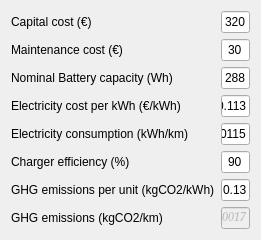
   <widget class="QWidget" name="gridLayoutWidget_4">
    <property name="geometry">
     <rect>
      <x>300</x>
      <y>140</y>
      <width>261</width>
      <height>205</height>
     </rect>
    </property>
    <layout class="QGridLayout" name="gridLayout_4">
     <item row="10" column="1">
      <widget class="QLineEdit" name="ScooteremissionskmCheck">
       <property name="enabled">
        <bool>false</bool>
       </property>
       <property name="font">
        <font>
         <family>Palatino Linotype</family>
         <italic>true</italic>
        </font>
       </property>
       <property name="autoFillBackground">
        <bool>false</bool>
       </property>
       <property name="text">
        <string>0.0017</string>
       </property>
       <property name="alignment">
        <set>Qt::AlignCenter</set>
       </property>
      </widget>
     </item>
     <item row="9" column="1">
      <widget class="QLineEdit" name="ScooteremissionsValue">
       <property name="text">
        <string>0.13</string>
       </property>
       <property name="alignment">
        <set>Qt::AlignCenter</set>
       </property>
      </widget>
     </item>
     <item row="8" column="1">
      <widget class="QLineEdit" name="ScooterefficiencyValue">
       <property name="text">
        <string>90</string>
       </property>
       <property name="alignment">
        <set>Qt::AlignCenter</set>
       </property>
      </widget>
     </item>
     <item row="10" column="0">
      <widget class="QLabel" name="ScooteremissionskmLabel">
       <property name="text">
        <string>GHG emissions (kgCO2/km) </string>
       </property>
      </widget>
     </item>
     <item row="5" column="0">
      <widget class="QLabel" name="ScootercostLabel">
       <property name="text">
        <string>Electricity cost per kWh (€/kWh)</string>
       </property>
      </widget>
     </item>
     <item row="6" column="1">
      <widget class="QLineEdit" name="ScooterconsumptionValue">
       <property name="text">
        <string>0.0115</string>
       </property>
       <property name="alignment">
        <set>Qt::AlignCenter</set>
       </property>
      </widget>
     </item>
     <item row="5" column="1">
      <widget class="QLineEdit" name="ScootercostValue">
       <property name="text">
        <string>0.113</string>
       </property>
       <property name="alignment">
        <set>Qt::AlignCenter</set>
       </property>
      </widget>
     </item>
     <item row="8" column="0">
      <widget class="QLabel" name="ScooterefficiencyLabel">
       <property name="text">
        <string>Charger efficiency (%)</string>
       </property>
      </widget>
     </item>
     <item row="2" column="0">
      <widget class="QLabel" name="ScootercapitalLabel">
       <property name="text">
        <string>Capital cost (€)</string>
       </property>
      </widget>
     </item>
     <item row="6" column="0">
      <widget class="QLabel" name="ScooterconsumptionLabel">
       <property name="text">
        <string>Electricity consumption (kWh/km)</string>
       </property>
      </widget>
     </item>
     <item row="2" column="1">
      <widget class="QLineEdit" name="ScootercapitalValue">
       <property name="text">
        <string>320</string>
       </property>
       <property name="alignment">
        <set>Qt::AlignCenter</set>
       </property>
      </widget>
     </item>
     <item row="9" column="0">
      <widget class="QLabel" name="ScooteremissionsLabel">
       <property name="text">
        <string>GHG emissions per unit (kgCO2/kWh)</string>
       </property>
      </widget>
     </item>
     <item row="3" column="1">
      <widget class="QLineEdit" name="ScootermaintenanceValue">
       <property name="text">
        <string>30</string>
       </property>
       <property name="alignment">
        <set>Qt::AlignCenter</set>
       </property>
      </widget>
     </item>
     <item row="3" column="0">
      <widget class="QLabel" name="ScootermaintenanceLabel">
       <property name="text">
        <string>Maintenance cost (€)</string>
       </property>
      </widget>
     </item>
     <item row="4" column="0">
      <widget class="QLabel" name="ScootercapacityLabel">
       <property name="text">
        <string>Nominal Battery capacity (Wh)</string>
       </property>
      </widget>
     </item>
     <item row="4" column="1">
      <widget class="QLineEdit" name="ScootercapacityValue">
       <property name="text">
        <string>288</string>
       </property>
       <property name="alignment">
        <set>Qt::AlignCenter</set>
       </property>
      </widget>
     </item>
    </layout>
   </widget>
